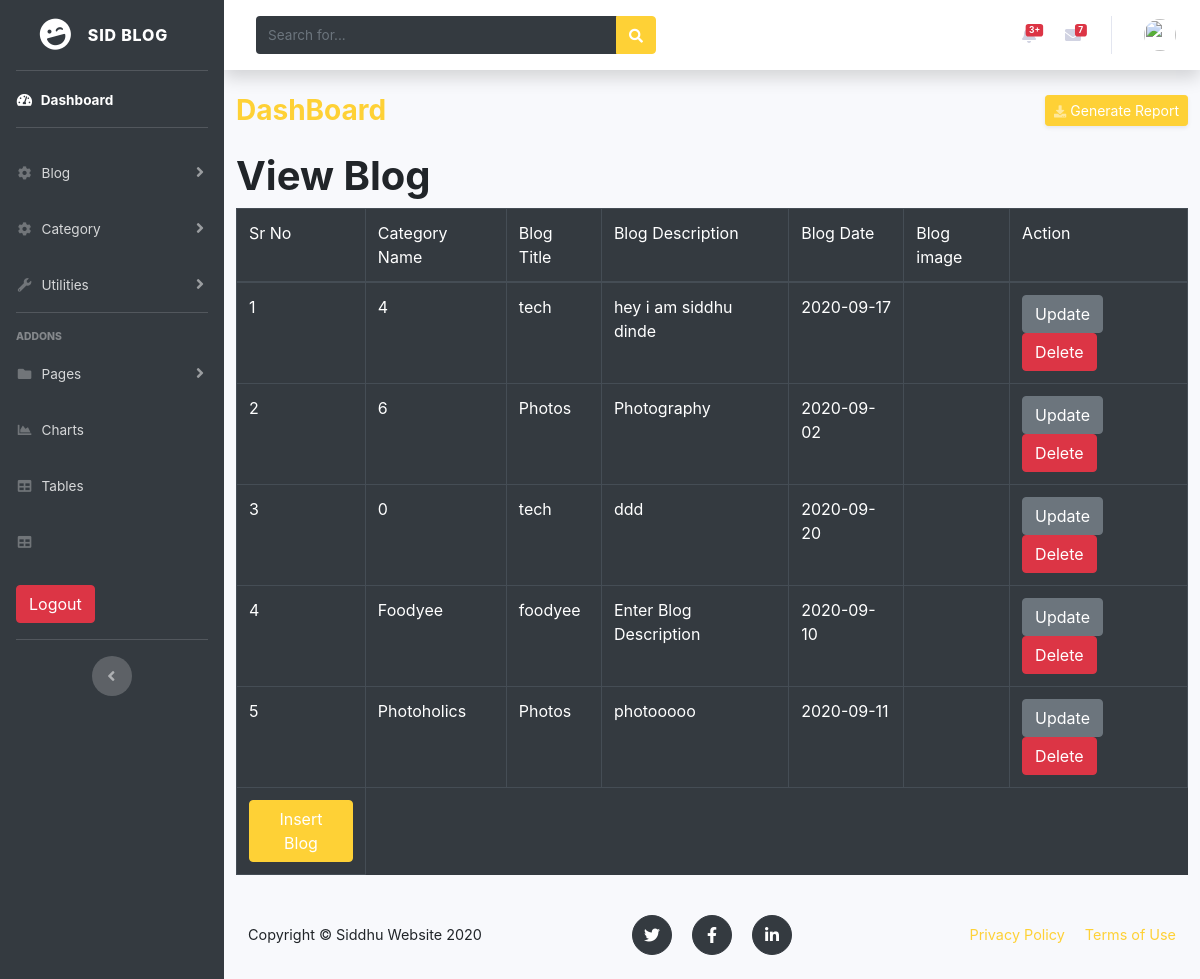
The page /view_blog.php on the database its author committed.
### tables this page shows
CREATE TABLE `blog` (
  `id` int(11) NOT NULL,
  `user_id` int(11) NOT NULL,
  `cat_name` varchar(255) NOT NULL,
  `blog_title` varchar(255) NOT NULL,
  `blog_description` text NOT NULL,
  `blog_date` varchar(200) NOT NULL,
  `blog_image` text NOT NULL
);

### view_blog.php (the view, shortened to what this page needs)
<?php  include 'header.php';?>
        <div class="container-fluid">
          <div class="d-sm-flex align-items-center justify-content-between mb-4">
            <h1 class="h3 mb-0 text-primary">DashBoard</h1>
            <a href="#" class="d-none d-sm-inline-block btn btn-sm btn-primary shadow-sm"><i class="fas fa-download fa-sm text-white-50"></i> Generate Report</a>
          </div>
          <h1>View Blog</h1>
    <table class="table-bordered table table-hover table-dark">
    <thead>
        <tr>
            <td>Sr No</td>
            <td>Category Name</td>
            <td>Blog Title</td>
            <td>Blog Description</td>
            <td>Blog Date</td>
            <td>Blog image</td>
            <td>Action</td>
        </tr>
    </thead>
    <tfoot>
    <tr>
                            <td>
                                <a href="create_blog.php">
                                    <button class="btn btn-primary">
                                       Insert Blog
                                    </button>
                                </a>
                            </td>
                        </tr>
    </tfoot>
    <tbody>
        <?php
        $read_blog="SELECT * FROM blog";
        $result_read_blog= mysqli_query($connection,$read_blog);
        if($result_read_blog)
        {
            $i=1;
            while($row = mysqli_fetch_array($result_read_blog))
            {
                $id = $row['id'];
                $cat_name = $row['cat_name'];
                $title = $row['blog_title'];
                $description = $row['blog_description'];
                $date = $row['blog_date'];
                $file = $row['blog_image'];
                ?>
                <tr>
                    <td><?php echo $i ?></td>
                    <td><?php echo $cat_name; ?></td>
                    <td><?php echo $title; ?></td>
                    <td><?php echo $description; ?></td>
                    <td><?php echo $date; ?></td>
                    <td><?php echo $file; ?></td>
                    <td>
<button type="button" class="btn btn-secondary" data-toggle="modal" data-target="#exampleModal<?php echo $id ?>">
  Update
</button>
<button type="button" class="btn btn-danger" data-toggle="modal" data-target="#DeleteModal<?php echo $id ?>">
  Delete
</button>
                    </td>
                </tr>
                <?php
                $i++;
            }
        }
        else
        {
            echo "Error :".mysqli_error($connection);
        }
        ?>
    </tbody>
    </table>
    <?php  include 'footer.php';?>

### header.php (shortened to what this page needs)
<!DOCTYPE html>
<html lang="en">
<head>
  <link href="vendor/fontawesome-free/css/all.min.css" rel="stylesheet" type="text/css">
  <link href="css/sb-admin-2.min.css" rel="stylesheet">
  <link href="css/styles.css" rel="stylesheet" />
</head>
<body id="page-top">
<div id="wrapper">
<ul class="navbar-nav bg-dark sidebar sidebar-dark accordion" id="accordionSidebar">
<a class="sidebar-brand d-flex align-items-center justify-content-center" href="dashboard.php">
  <div class="sidebar-brand-icon rotate-n-15">
    <i class="fas fa-laugh-wink"></i>
  </div>
  <div class="sidebar-brand-text mx-3">SID Blog</div>
</a>
<hr class="sidebar-divider my-0">
<li class="nav-item active">
  <a class="nav-link" href="dashboard.php">
    <i class="fas fa-fw fa-tachometer-alt"></i>
    <span>Dashboard</span></a>
</li>
<hr class="sidebar-divider">
<li class="nav-item">
  <a class="nav-link collapsed" href="#" data-toggle="collapse" data-target="#collapseTwo" aria-expanded="true" aria-controls="collapseTwo">
    <i class="fas fa-fw fa-cog"></i>
    <span>Blog</span>
  </a>
</li>
<li class="nav-item">
  <a class="nav-link collapsed" href="#" data-toggle="collapse" data-target="#collapseTwo2" aria-expanded="true" aria-controls="collapseTwo">
    <i class="fas fa-fw fa-cog"></i>
    <span>Category</span>
  </a>
</li>
<li class="nav-item">
  <a class="nav-link collapsed" href="#" data-toggle="collapse" data-target="#collapseUtilities" aria-expanded="true" aria-controls="collapseUtilities">
    <i class="fas fa-fw fa-wrench"></i>
    <span>Utilities</span>
  </a>
</li>
<hr class="sidebar-divider">
<div class="sidebar-heading">
  Addons
</div>
<li class="nav-item">
  <a class="nav-link collapsed" href="#" data-toggle="collapse" data-target="#collapsePages" aria-expanded="true" aria-controls="collapsePages">
    <i class="fas fa-fw fa-folder"></i>
    <span>Pages</span>
  </a>
</li>
<li class="nav-item">
  <a class="nav-link" href="charts.php">
    <i class="fas fa-fw fa-chart-area"></i>
    <span>Charts</span></a>
</li>
<li class="nav-item">
  <a class="nav-link" href="tables.php">
    <i class="fas fa-fw fa-table"></i>
    <span>Tables</span></a>
</li>
<li class="nav-item">
  <a class="nav-link" href="tables.php">
    <i class="fas fa-fw fa-table"></i>
    <form action="" method="POST">
    <button type="submit" name="logout_btn" class="btn btn-danger">Logout</button></a>
</li>
<hr class="sidebar-divider d-none d-md-block">
<div class="text-center d-none d-md-inline">
  <button class="rounded-circle border-0" id="sidebarToggle"></button>
</div>
</ul>
    <div id="content-wrapper" class="d-flex flex-column">
      <div id="content">
        <nav class="navbar navbar-expand navbar-light bg-white topbar mb-4 static-top shadow">
          <form class="d-none d-sm-inline-block form-inline mr-auto ml-md-3 my-2 my-md-0 mw-100 navbar-search">
            <div class="input-group ">
              <input type="text" class="form-control bg-dark text-white border-0 small" placeholder="Search for..." aria-label="Search" aria-describedby="basic-addon2">
              <div class="input-group-append">
                <button class="btn btn-primary" type="button">
                  <i class="fas fa-search fa-sm"></i>
                </button>
              </div>
            </div>
          </form>
          <ul class="navbar-nav ml-auto">
            <li class="nav-item dropdown no-arrow mx-1">
              <a class="nav-link dropdown-toggle" href="#" id="alertsDropdown" role="button" data-toggle="dropdown" aria-haspopup="true" aria-expanded="false">
                <span class="badge badge-danger badge-counter">3+</span>
              </a>
            </li>
            <li class="nav-item dropdown no-arrow mx-1">
              <a class="nav-link dropdown-toggle" href="#" id="messagesDropdown" role="button" data-toggle="dropdown" aria-haspopup="true" aria-expanded="false">
                <i class="fas fa-envelope fa-fw"></i>
                <span class="badge badge-danger badge-counter">7</span>
              </a>
            </li>
            <li class="nav-item dropdown no-arrow">
              <a class="nav-link dropdown-toggle" href="#" id="userDropdown" role="button" data-toggle="dropdown" aria-haspopup="true" aria-expanded="false">
                <img class="img-profile rounded-circle" src="https://source.unsplash.com/QAB-WJcbgJk/60x60">
              </a>
            </li>
          </ul>
        </nav>

### footer.php (shortened to what this page needs)
  <footer class="footer py-4">
            <div class="container">
                <div class="row align-items-center">
                    <div class="col-lg-4 text-lg-left">Copyright © Siddhu Website 2020</div>
                    <div class="col-lg-4 my-3 my-lg-0">
                        <a class="btn btn-dark btn-social mx-2" href="https://twitter.com/home"><i class="fab fa-twitter"></i></a>
                        <a class="btn btn-dark btn-social mx-2" href="https://www.facebook.com/"><i class="fab fa-facebook-f"></i></a>
                        <a class="btn btn-dark btn-social mx-2" href="https://www.linkedin.com/feed/"><i class="fab fa-linkedin-in"></i></a>
                    </div>
                    <div class="col-lg-4 text-lg-right">
                        <a class="mr-3" href="#!">Privacy Policy</a>
                        <a href="#!">Terms of Use</a>
                    </div>
                </div>
            </div>
        </footer>
    </div>
  </div>
</body>
</html>

### rows shown on the page
blog: cat_name "4", blog_title "tech", blog_description "hey i am siddhu dinde", blog_date "2020-09-17"
blog: cat_name "6", blog_title "Photos", blog_description "Photography", blog_date "2020-09-02"
blog: cat_name "0", blog_title "tech", blog_description "ddd", blog_date "2020-09-20"
blog: cat_name "Foodyee", blog_title "foodyee", blog_description "Enter Blog Description", blog_date "2020-09-10"
blog: cat_name "Photoholics", blog_title "Photos", blog_description "photooooo", blog_date "2020-09-11"
